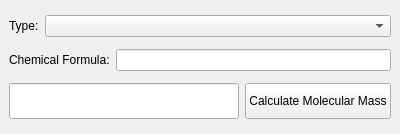
<?xml version="1.0" encoding="UTF-8"?>
<ui version="4.0">
 <class>MolecularMass</class>
 <widget class="QDockWidget" name="MolecularMass">
  <property name="geometry">
   <rect>
    <x>0</x>
    <y>0</y>
    <width>400</width>
    <height>134</height>
   </rect>
  </property>
  <property name="windowTitle">
   <string>Molecular Mass</string>
  </property>
  <widget class="QWidget" name="dockWidgetContents">
   <layout class="QVBoxLayout" name="verticalLayout">
    <item>
     <layout class="QHBoxLayout" name="layout_type">
      <item>
       <widget class="QLabel" name="label">
        <property name="sizePolicy">
         <sizepolicy hsizetype="Maximum" vsizetype="Preferred">
          <horstretch>0</horstretch>
          <verstretch>0</verstretch>
         </sizepolicy>
        </property>
        <property name="text">
         <string>Type:</string>
        </property>
       </widget>
      </item>
      <item>
       <widget class="QComboBox" name="combo_type"/>
      </item>
     </layout>
    </item>
    <item>
     <layout class="QHBoxLayout" name="layout_chem_formula">
      <item>
       <widget class="QLabel" name="label_chem_formula">
        <property name="sizePolicy">
         <sizepolicy hsizetype="Maximum" vsizetype="Preferred">
          <horstretch>0</horstretch>
          <verstretch>0</verstretch>
         </sizepolicy>
        </property>
        <property name="text">
         <string>Chemical Formula:</string>
        </property>
       </widget>
      </item>
      <item>
       <widget class="QLineEdit" name="entry_chem_formula">
        <property name="text">
         <string/>
        </property>
       </widget>
      </item>
     </layout>
    </item>
    <item>
     <layout class="QHBoxLayout" name="layout_calculate">
      <item>
       <widget class="QLineEdit" name="result_display">
        <property name="minimumSize">
         <size>
          <width>0</width>
          <height>36</height>
         </size>
        </property>
        <property name="readOnly">
         <bool>true</bool>
        </property>
       </widget>
      </item>
      <item>
       <widget class="QPushButton" name="button_calculate">
        <property name="sizePolicy">
         <sizepolicy hsizetype="Maximum" vsizetype="Fixed">
          <horstretch>0</horstretch>
          <verstretch>0</verstretch>
         </sizepolicy>
        </property>
        <property name="minimumSize">
         <size>
          <width>0</width>
          <height>36</height>
         </size>
        </property>
        <property name="text">
         <string>Calculate Molecular Mass</string>
        </property>
       </widget>
      </item>
     </layout>
    </item>
   </layout>
  </widget>
 </widget>
 <layoutdefault spacing="6" margin="9"/>
 <resources/>
 <connections/>
</ui>
